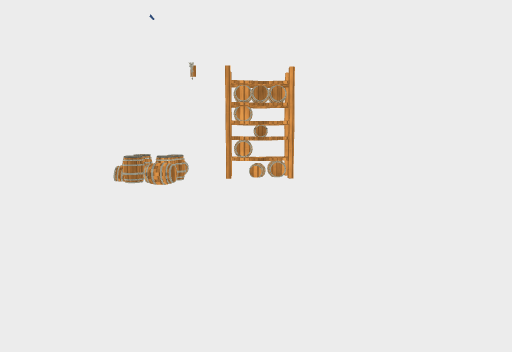
View 1 (above)

21 first-person views from a walk through a 3-D level made in the Unity game engine. The camera is 1.4 m above the floor, tilts 6° down and sees 75° across. The floor is counted in squares, 2 m on a side. Each view is taken from the middle of a square. On the plan, view 1 faces up. The plan holds only what a view shows up to about 10 squares ahead; the rest is blank. Surface patterns are stand-ins for the level's own textures.

View 2
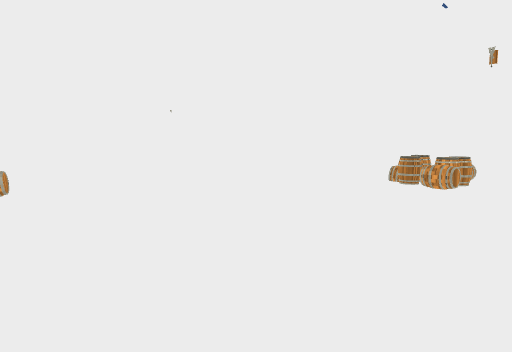

View 3
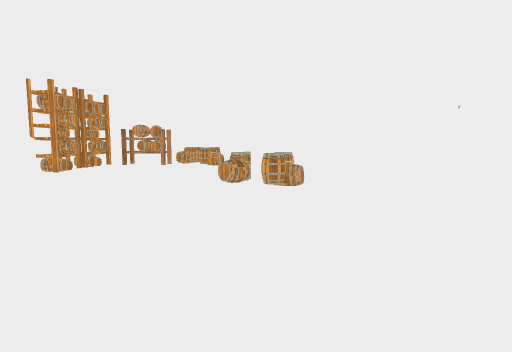

View 4
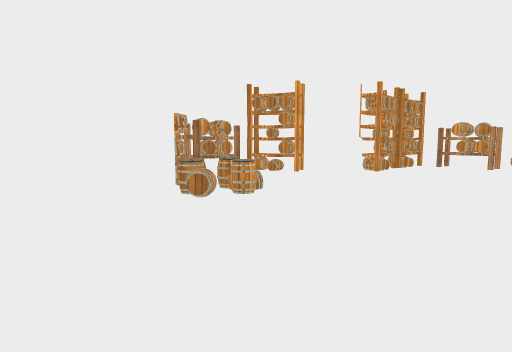

View 5
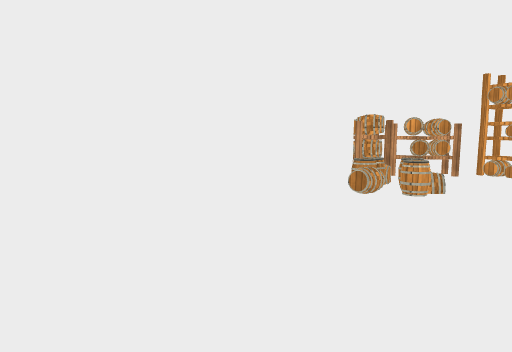

View 6
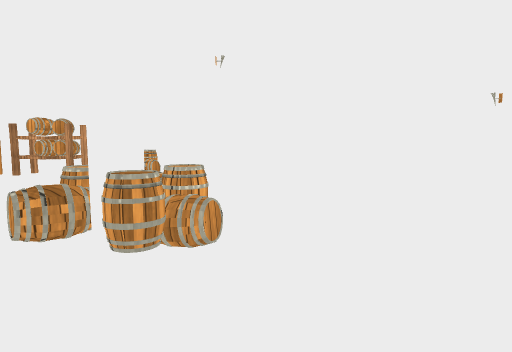

View 7
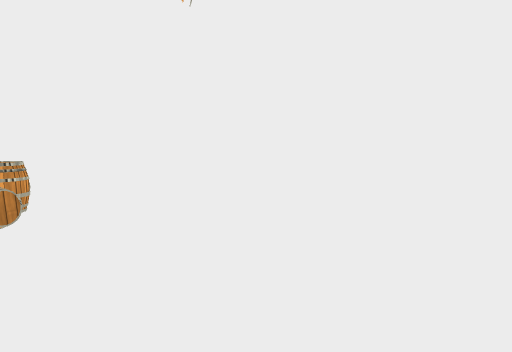

View 8
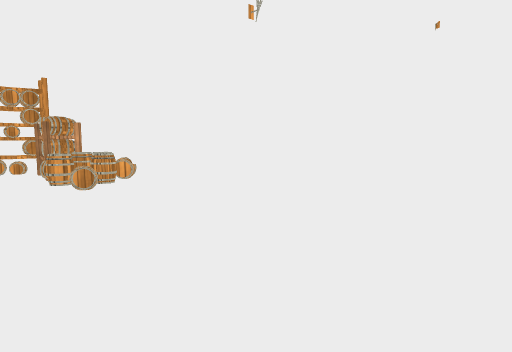

View 9
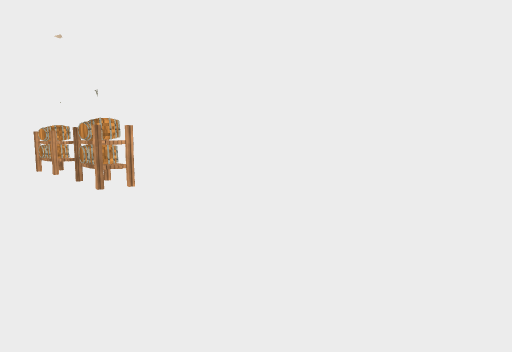

View 10
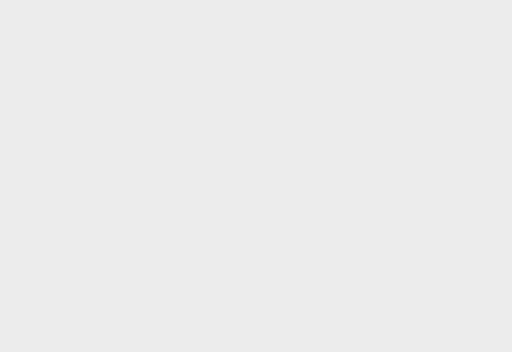

View 11
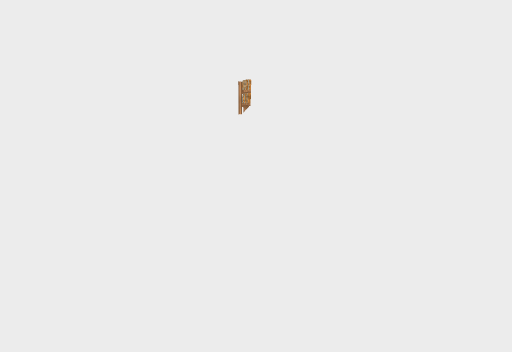

View 12
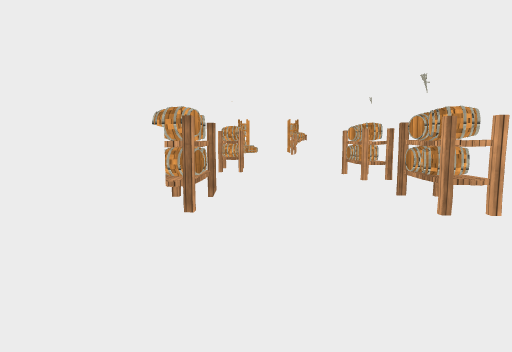

View 13
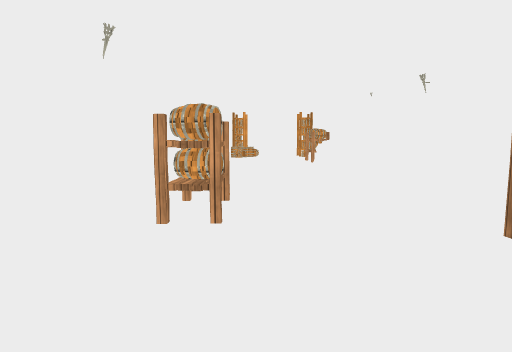

View 14
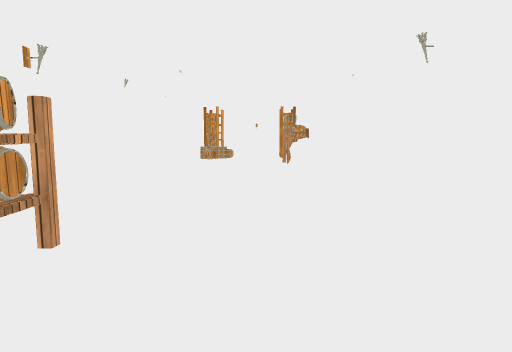

View 15
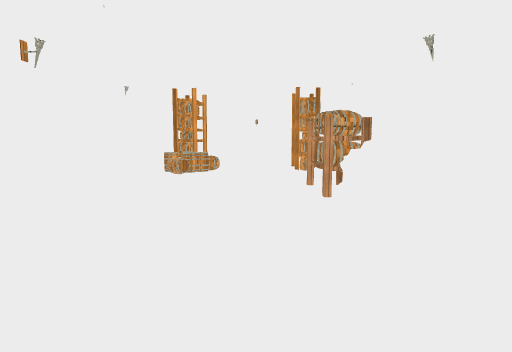

View 16
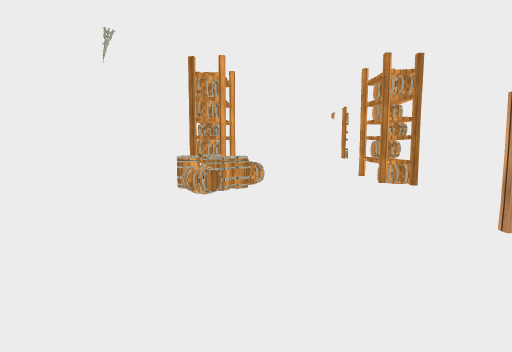

View 17
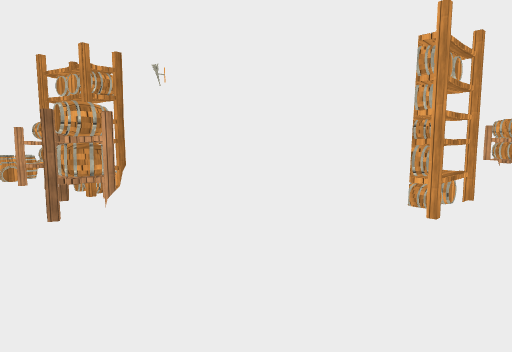

View 18
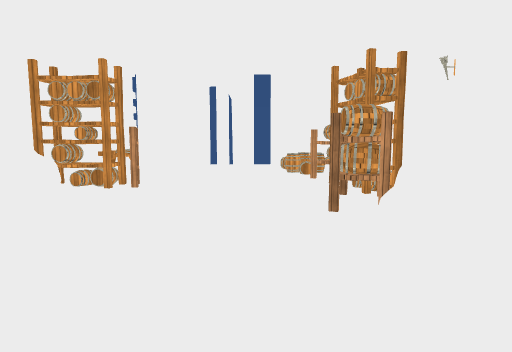

View 19
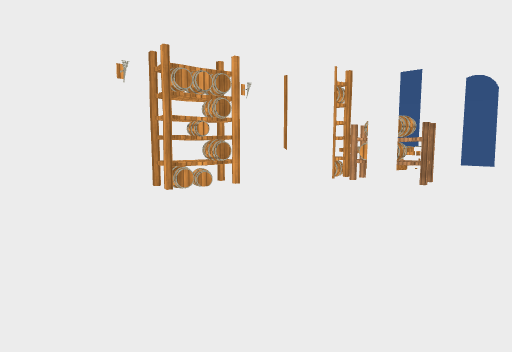

View 20
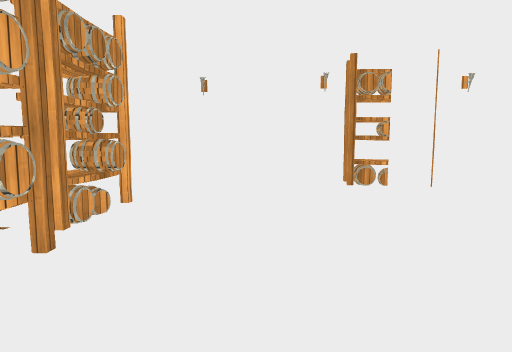

View 21
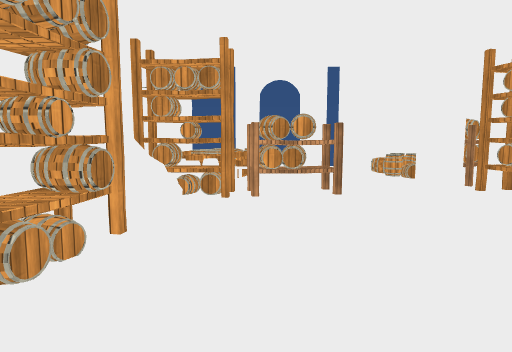

### Floor plan
Key: @ floor where view 1 was taken; # wall or solid block; x gap in a wall; . main floor; : floor 0.25 m higher than the main floor; + floor 0.5 m higher than the main floor; * floor 1 m higher than the main floor; % floor 2.25 m higher than the main floor; / step, stairs or slope; ^ raised ledge; O other object.
Columns run from 27 left of view 1 to 1 right of it. Each row starts with its distance up from view 1.
 14            ##
 13          O%%O
 12         #O*##
 11         #O..O
 10         #O..O
  9         #....
  8          ....
  7          #...O##### OO#OO##O#
  6          #....#O+O.......O..#
  5          #O...#O.O:.........#
  4          #....O.........././#
  3          #../.........#../. #
  2          #................./#
  1          #./..O............/#
  0          #O..O##O....OO....@#
 -1          #.... ##O..........#
 -2          #O..O  #O..........#
 -3          #../.###O..........#
 -4          #....  #...........#
 -5          #O..#  OOOOO...OO###
 -6          #...O      #O..O
 -7          #...O#     #OOOO
 -8          #....#     ##OO
 -9          #....#
-10          #....#
-11          #....#
-12          #/...#
-13          #O/./#
-14          #//./#
-15          #O //#
-16          #O/..#
-17          #...O#
-18          #..OO
-19          #O..O
-20    #  #####.##
-21    OOOO OO..
-22  O+OO..O/O./
-23 x.......././O
-24  ...OO.O.#//O
-25   OOOO..././#
-26   OOOOO.O.OO^
-27  ####O#####O#

Where each view was taken, in squares from view 1:
view 1: 0 up, 0 right, facing up
view 2: 0 up, 0 right, facing up-left
view 3: 0 up, 0 right, facing left
view 4: 1 down, 0 right, facing down-left
view 5: 0 up, 1 left, facing down
view 6: 1 up, 3 left, facing left
view 7: 1 up, 7 left, facing left
view 8: 4 up, 8 left, facing down-left
view 9: 4 up, 15 left, facing down-left
view 10: 1 up, 15 left, facing up-left
view 11: 4 up, 15 left, facing up
view 12: 2 up, 15 left, facing down
view 13: 3 down, 15 left, facing down
view 14: 5 down, 16 left, facing down
view 15: 10 down, 16 left, facing down
view 16: 13 down, 15 left, facing down
view 17: 23 down, 16 left, facing up-left
view 18: 23 down, 16 left, facing left
view 19: 22 down, 16 left, facing down-left
view 20: 21 down, 17 left, facing down
view 21: 25 down, 17 left, facing left
